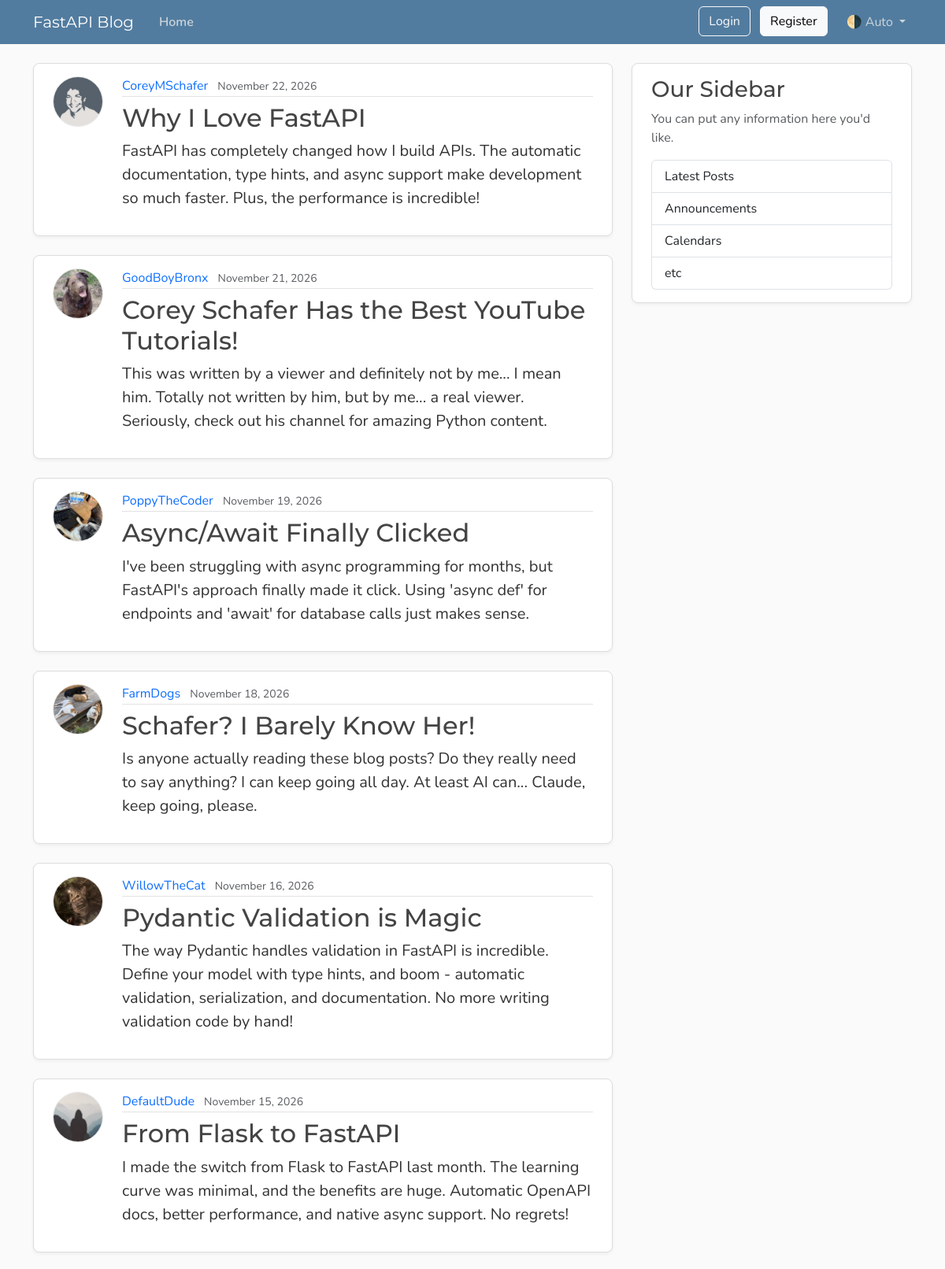
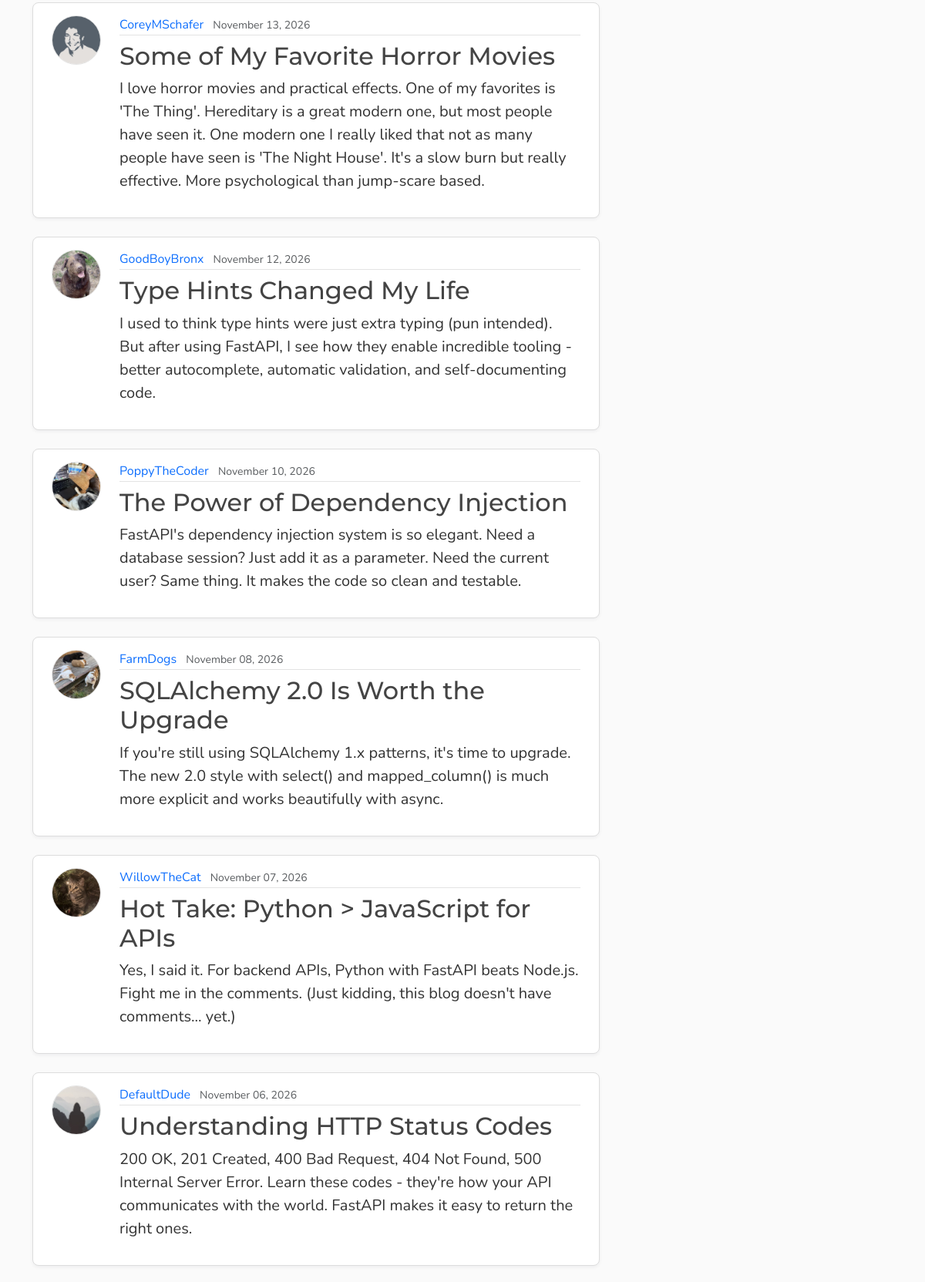
The page /posts (upper part) on the database its author committed (2 pictures, top to bottom).
### models.py (models this page shows, shortened)
class Post(Base):
    __tablename__ = "posts"
    id: Mapped[int] = mapped_column(Integer, primary_key=True, index=True)
    title: Mapped[str] = mapped_column(String(100), nullable=False)
    content: Mapped[str] = mapped_column(Text, nullable=False)
    user_id: Mapped[int] = mapped_column(
        ForeignKey("users.id"),
        nullable=False,
        index=True,
    )
    date_posted: Mapped[datetime] = mapped_column(
        DateTime(timezone=True),
        default=lambda: datetime.now(UTC),
    )
    author: Mapped[User] = relationship(back_populates="posts")

class User(Base):
    __tablename__ = "users"
    id: Mapped[int] = mapped_column(Integer, primary_key=True, index=True)
    username: Mapped[str] = mapped_column(String(50), unique=True, nullable=False)
    email: Mapped[str] = mapped_column(String(120), unique=True, nullable=False)
    password_hash: Mapped[str] = mapped_column(String(200), nullable=False)
    image_file: Mapped[str | None] = mapped_column(
        String(200),
        nullable=True,
        default=None,
    )
    posts: Mapped[list[Post]] = relationship(back_populates="author", cascade="all, delete-orphan")

### main.py (the view)
@app.get("/", include_in_schema=False, name="home")
@app.get("/posts", include_in_schema=False, name="posts")
async def home(request: Request, db: Annotated[AsyncSession, Depends(get_db)]):
    result = await db.execute(
        select(models.Post)
        .options(selectinload(models.Post.author))
        .order_by(models.Post.date_posted.desc()),
    )
    posts = result.scalars().all()
    return templates.TemplateResponse(
        request,
        "home.html",
        {"posts": posts, "title": "Home"},
    )

### templates/home.html
{% extends "layout.html" %}
{% block content %}
    {% for post in posts %}
        <article class="content-section py-3 px-4 mb-4">
            <div class="d-flex align-items-start gap-4">
                <img class="rounded-circle article-img flex-shrink-0"
                     src="{{ post.author.image_path }}"
                     alt="{{ post.author.username }}'s profile picture"
                     width="64"
                     height="64"
                     loading="lazy">
                <div class="flex-grow-1">
                    <div class="article-metadata mb-2">
                        <a class="me-2"
                           href="{{ url_for("user_posts", user_id=post.author.id) }}">{{ post.author.username }}</a>
                        <small class="text-body-secondary">{{ post.date_posted.strftime("%B %d, %Y") }}</small>
                    </div>
                    <h2>
                        <a class="article-title"
                           href="{{ url_for("post_page", post_id=post.id) }}">{{ post.title }}</a>
                    </h2>
                    <p class="article-content">{{ post.content }}</p>
                </div>
            </div>
        </article>
    {% endfor %}
{% endblock content %}

### static/css/main.css (style rules this page uses)
:root { --font-heading: "Montserrat", system-ui, -apple-system, BlinkMacSystemFont, sans-serif; --font-body: "Nunito", system-ui, -apple-system, BlinkMacSystemFont, sans-serif; --color-bg-body: #fafafa; --color-bg-content: #ffffff; --color-text-primary: #333333; --color-text-heading: #444444; --color-steel: #527c9f; --color-nav-link: #cbd5db; --color-nav-link-hover: #ffffff; --color-link-hover: #428bca; --color-border: #dddddd; --color-border-light: #e3e3e3; --spacing-xl: 5rem; --article-img-size: 4rem; --account-img-size: 7.813rem; }
body { font-family: var(--font-body); background: var(--color-bg-body); color: var(--color-text-primary); }
h1, h2, h3, h4, h5, h6 { font-family: var(--font-heading); color: var(--color-text-heading); }
a { text-decoration: none; }
.content-section { background: var(--color-bg-content); border: 1px solid var(--color-border); border-radius: 0.5rem; box-shadow: 0 2px 4px rgba(15, 23, 42, 0.05); transition: box-shadow 0.15s ease, transform 0.15s ease, border-color 0.15s ease; }
.article-title { color: var(--color-text-heading); transition: color 0.2s ease-in-out; }
.article-content { white-space: pre-line; font-size: 1.25rem; }
.article-img { height: var(--article-img-size); width: var(--article-img-size); flex-shrink: 0; object-fit: cover; border: 1px solid var(--color-border-light); box-shadow: 0 0 0 2px var(--color-bg-content); }
.article-metadata { padding-bottom: 0.063rem; border-bottom: 1px solid var(--color-border-light); }
.article-metadata a { transition: color 0.2s ease-in-out; }

### rows shown on the page
Post: author.image_path (picture), author.username "CoreyMSchafer", date_posted "November 22, 2026", title "Why I Love FastAPI", content "FastAPI has completely changed how I build APIs. The automatic documentation, type hints, and async support make development so much faster. Plus, the performance is incredible!"
Post: author.image_path (picture), author.username "GoodBoyBronx", date_posted "November 21, 2026", title "Corey Schafer Has the Best YouTube Tutorials!", content "This was written by a viewer and definitely not by me... I mean him. Totally not written by him, but by me... a real viewer. Seriously, check out his channel for amazing Python content."
Post: author.image_path (picture), author.username "PoppyTheCoder", date_posted "November 19, 2026", title "Async/Await Finally Clicked", content "I've been struggling with async programming for months, but FastAPI's approach finally made it click. Using 'async def' for endpoints and 'await' for database calls just makes sense."
Post: author.image_path (picture), author.username "FarmDogs", date_posted "November 18, 2026", title "Schafer? I Barely Know Her!", content "Is anyone actually reading these blog posts? Do they really need to say anything? I can keep going all day. At least AI can... Claude, keep going, please."
Post: author.image_path (picture), author.username "WillowTheCat", date_posted "November 16, 2026", title "Pydantic Validation is Magic", content "The way Pydantic handles validation in FastAPI is incredible. Define your model with type hints, and boom - automatic validation, serialization, and documentation. No more writing validation code by hand!"
Post: author.username "DefaultDude", date_posted "November 15, 2026", title "From Flask to FastAPI", content "I made the switch from Flask to FastAPI last month. The learning curve was minimal, and the benefits are huge. Automatic OpenAPI docs, better performance, and native async support. No regrets!"
Post: author.image_path (picture), author.username "CoreyMSchafer", date_posted "November 13, 2026", title "Some of My Favorite Horror Movies", content "I love horror movies and practical effects. One of my favorites is 'The Thing'. Hereditary is a great modern one, but most people have seen it. One modern one I really liked that not as many people have seen is 'The Night House'. It's a slow burn but really effective. More psychological than jump-scare based."
Post: author.image_path (picture), author.username "GoodBoyBronx", date_posted "November 12, 2026", title "Type Hints Changed My Life", content "I used to think type hints were just extra typing (pun intended). But after using FastAPI, I see how they enable incredible tooling - better autocomplete, automatic validation, and self-documenting code."
Post: author.image_path (picture), author.username "PoppyTheCoder", date_posted "November 10, 2026", title "The Power of Dependency Injection", content "FastAPI's dependency injection system is so elegant. Need a database session? Just add it as a parameter. Need the current user? Same thing. It makes the code so clean and testable."
Post: author.image_path (picture), author.username "FarmDogs", date_posted "November 08, 2026", title "SQLAlchemy 2.0 Is Worth the Upgrade", content "If you're still using SQLAlchemy 1.x patterns, it's time to upgrade. The new 2.0 style with select() and mapped_column() is much more explicit and works beautifully with async."
Post: author.image_path (picture), author.username "WillowTheCat", date_posted "November 07, 2026", title "Hot Take: Python > JavaScript for APIs", content "Yes, I said it. For backend APIs, Python with FastAPI beats Node.js. Fight me in the comments. (Just kidding, this blog doesn't have comments... yet.)"
Post: author.username "DefaultDude", date_posted "November 06, 2026", title "Understanding HTTP Status Codes", content "200 OK, 201 Created, 400 Bad Request, 404 Not Found, 500 Internal Server Error. Learn these codes - they're how your API communicates with the world. FastAPI makes it easy to return the right ones."
